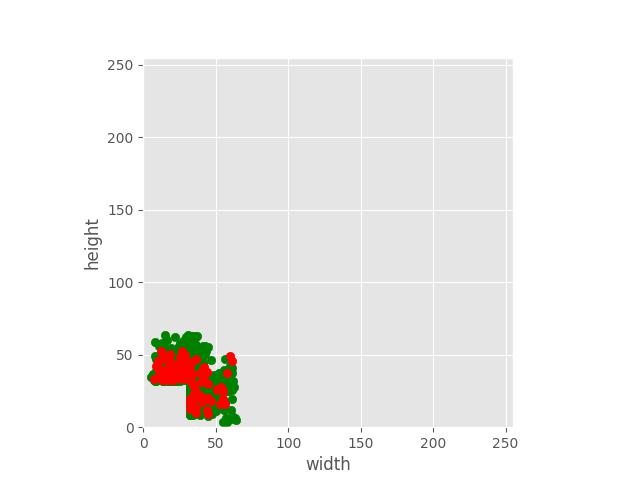

Source code (Python):
import argparse
import os
import random

import numpy as np
from matplotlib import pyplot as plt
from torch.utils.data import DataLoader, Subset

from pysot.core.config import cfg
from pysot.datasets.collate import collate_fn_new
from pysot.datasets.pcbdataset.pcbdataset_new import PCBDataset

plt.style.use('ggplot')


def get_loader(validation_split: float = 0.0, random_seed: int = 42):
    dataset = PCBDataset(args, "train")
    dataset_size = len(dataset)
    indices = list(range(dataset_size))
    random.seed(random_seed)
    random.shuffle(indices)
    split = dataset_size - int(np.floor(validation_split * dataset_size))
    train_indices, val_indices = indices[:split], indices[split:]
    train_dataset = Subset(dataset, train_indices)
    val_dataset = Subset(dataset, val_indices)
    print(f"Train dataset size: {len(train_dataset)}")
    print(f"Val dataset size: {len(val_dataset)}")

    def create_loader(dataset, batch_size, num_workers):
        loader = DataLoader(
            dataset=dataset,
            batch_size=batch_size,
            num_workers=num_workers,
            pin_memory=True,
            collate_fn=collate_fn_new
        )
        return loader

    train_loader = create_loader(train_dataset, 1, 16)
    val_loader = create_loader(val_dataset, 1, 16)

    return train_loader, val_loader


def loader_to_boxes(loader):
    boxes = list()
    for idx, data in enumerate(loader):
        z_box = data['z_box'][0].squeeze()
        z_w = z_box[2] - z_box[0]
        z_h = z_box[3] - z_box[1]
        boxes.append([z_w, z_h])
    boxes = np.array(boxes)
    return boxes


def draw(train_boxes, val_boxes):
    fig, ax = plt.subplots()
    ax.scatter(x=train_boxes[:, 0], y=train_boxes[:, 1], c="green")
    ax.scatter(x=val_boxes[:, 0], y=val_boxes[:, 1], c="red")
    ax.set_xlim([0, cfg.TRAIN.SEARCH_SIZE])
    ax.set_ylim([0, cfg.TRAIN.SEARCH_SIZE])
    ax.set_xlabel("width")
    ax.set_ylabel("height")
    ax.set_aspect(1)
    save_path = os.path.join("./pysot/datasets/analysis/analysis.jpg")
    plt.savefig(save_path)
    print(f"Save boxes scatter plot to: {save_path}")


if __name__ == "__main__":
    parser = argparse.ArgumentParser(description='draw train & val boxes on plot')
    parser.add_argument('--dataset_name', type=str, default='', help='dataset name')
    parser.add_argument('--dataset', type=str, default='', help='training dataset')
    parser.add_argument('--criteria', type=str, default='', help='criteria of dataset')
    parser.add_argument('--neg', type=float, default=0.0, help='negative pair')
    parser.add_argument('--bg', type=str, help='background of template')
    parser.add_argument('--cfg', type=str,
                                 default='./experiments/siamcar_r50/config.yaml', help='configuration of tracking')
    args = parser.parse_args()

    print("Building datasets...")
    train_loader, val_loader = get_loader(validation_split=0.1)
    assert len(train_loader.dataset) != 0, "ERROR, empty dataset!!"

    print("Turning loaders to boxes...")
    train_boxes = loader_to_boxes(train_loader)
    val_boxes = loader_to_boxes(val_loader)
    print(f"Number of train_boxes: {train_boxes.shape[0]}")
    print(f"Number of val_boxes: {val_boxes.shape[0]}")

    draw(train_boxes, val_boxes)

    print('=' * 20, "Done", '=' * 20)
